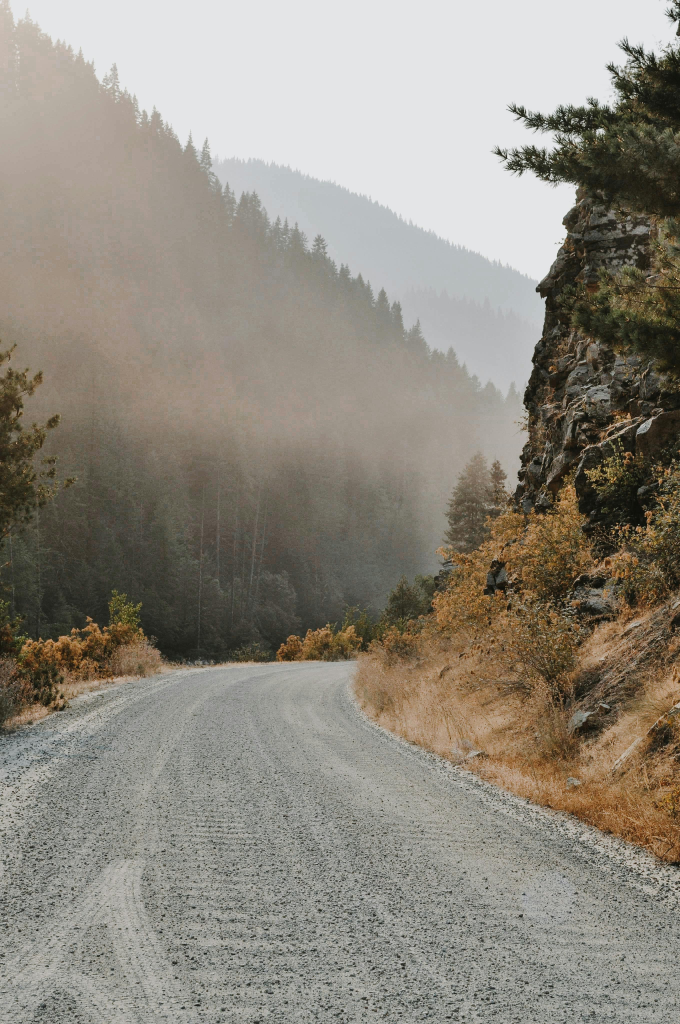
#> input picture Images/road3.jpg, 2720 x 4096 px, given in place of the camera (shown at 1/4 size)
$ python road_detection.py
#> lines starting #> are read from the running program, lines starting #| are printed output that depends on the picture; after the words box and inside, x2 and y2 are one past the last pixel; in counts of white or black regions, pixels touching at a corner belong together
import cv2
import numpy as np
import time

def lines_drawn(image, lines):
    blankimage = np.zeros((image.shape[0], image.shape[1], 3), np.uint8)

    if lines is None:
            return image

    for line in lines:
        for x1,y1,x2,y2 in line:
            cv2.line(blankimage, (x1,y1), (x2,y2), (0,255,0), 6)

    image = cv2.addWeighted(image, 0.8, blankimage, 1, 0.0)
    return image

def houghlines(image):
    lines = cv2.HoughLinesP(image, 4, np.pi/180, 50, np.array([]), 40, 170)
    return lines

def region_of_interest(image, vertices):
    mask = np.zeros_like(image)
    cv2.fillPoly(mask, vertices, 255)
    regionoi = cv2.bitwise_and(image, mask)
    return regionoi

def process_image(image):
    #Convert the image color
    img = cv2.cvtColor(image, cv2.COLOR_BGR2RGB)
    gray_image = cv2.cvtColor(img, cv2.COLOR_RGB2GRAY)

    #detect edges from the image
    canny = cv2.Canny(gray_image, 100, 120)

    #mask the unnecessary part
    vertices = [np.array(
        [[100,image.shape[0]],
         [250,0.68*image.shape[0]],
         [350,0.68*image.shape[0]],
         [image.shape[1]-100,image.shape[0]]],
        np.int32)]
    roi = region_of_interest(canny, vertices)

    lines = houghlines(roi)
    final = lines_drawn(image, lines)
    return final

cap = cv2.VideoCapture(0)                                                 #For real-time detection using camera
frame_counter = 0
while(True):
    flag, frame = cap.read()
#> frame is the input picture: shape (4096, 2720, 3); mean B, G, R 126.8, 137.4, 142.9
    frame = cv2.resize(frame, (600,400))
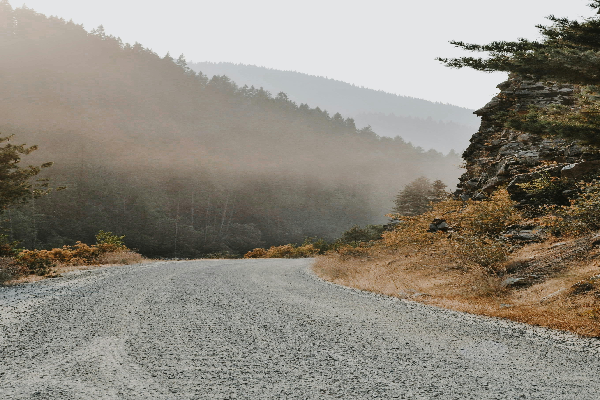
#> frame: shape (400, 600, 3); mean B, G, R 126.7, 137.3, 142.8

    frame_counter += 1
    if frame_counter == cap.get(cv2.CAP_PROP_FRAME_COUNT):
        frame_counter = 0
        cap.set(cv2.CAP_PROP_POS_FRAMES, 0)

    cv2.imshow('Input', frame)
    cv2.imshow('Output', process_image(frame))
#> in process_image, `gray_image = cv2.cvtColor(img, cv2.COLOR_RGB2GRAY)`:
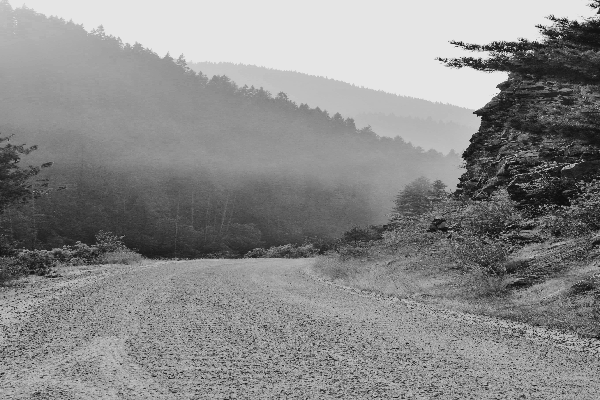
#> gray_image: shape (400, 600); min 10, max 238, mean 137.8
#> in process_image, `canny = cv2.Canny(gray_image, 100, 120)`:
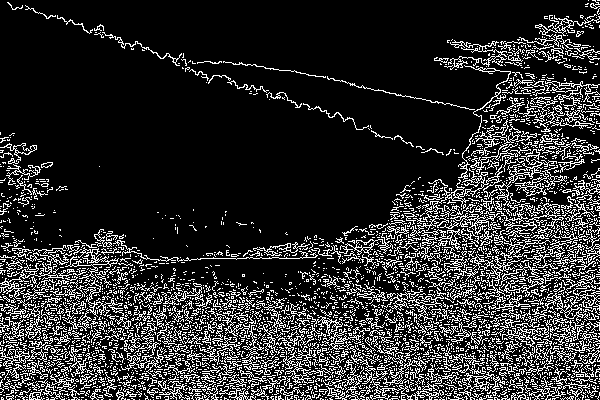
#> canny: shape (400, 600); 17.9% white in thin lines or dots
#> in region_of_interest, `cv2.fillPoly(mask, vertices, 255)`:
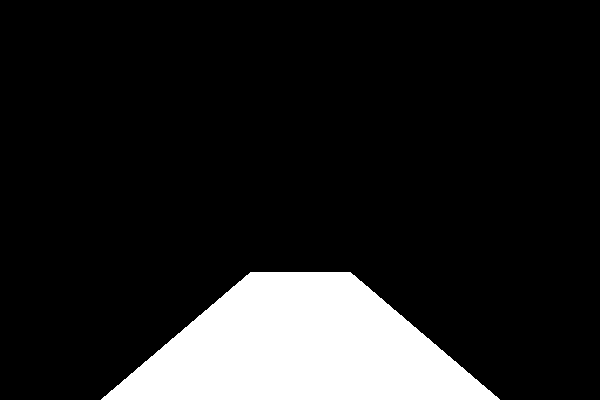
#> mask: shape (400, 600); 13.3% white; 1 white region, box (x1, y1, x2, y2) and area: (101, 272, 500, 400) 32022
#> in region_of_interest, `regionoi = cv2.bitwise_and(image, mask)`:
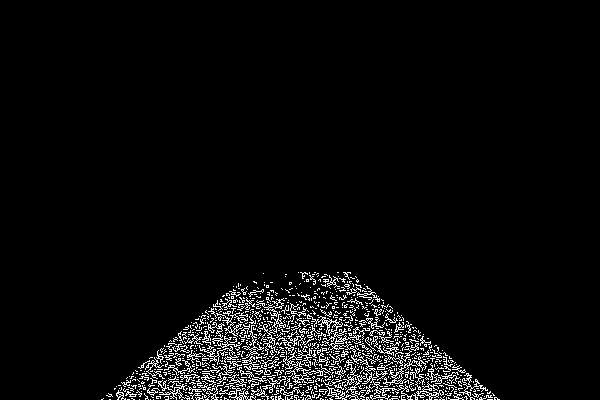
#> regionoi: shape (400, 600); 4.4% white in thin lines or dots, all inside (x1, y1, x2, y2) = (101, 272, 500, 400)
#> in houghlines, `lines = cv2.HoughLinesP(image, 4, np.pi/180, 50, np.array([]), 40, 170)`: lines = 96 rows, first 6: [108, 393, 492, 393], [122, 383, 479, 383], [135, 370, 464, 370], [126, 378, 469, 378], [179, 336, 442, 350], [149, 358, 454, 363]
#> the loop in lines_drawn, `for line in lines:` made 96 passes
#> line on passes 1 to 12: [[108, 393, 492, 393]], [[122, 383, 479, 383]], [[135, 370, 464, 370]], [[126, 378, 469, 378]], [[179, 336, 442, 350]], [[149, 358, 454, 363]], [[108, 396, 490, 396]], [[168, 343, 451, 358]], [[188, 326, 409, 326]], [[143, 364, 464, 369]], [[180, 332, 436, 345]], [[128, 381, 477, 381]]
#> after the loop in lines_drawn, `for line in lines:`:
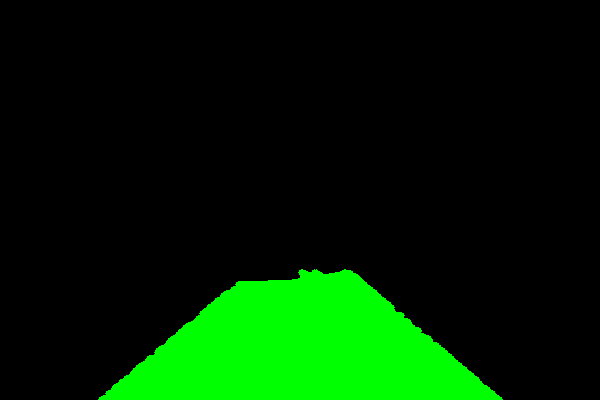
#> blankimage: shape (400, 600, 3); mean of channels 0, 1, 2 0, 34.4, 0; drawn as B, G, R
#> in lines_drawn, `image = cv2.addWeighted(image, 0.8, blankimage, 1, 0.0)`:
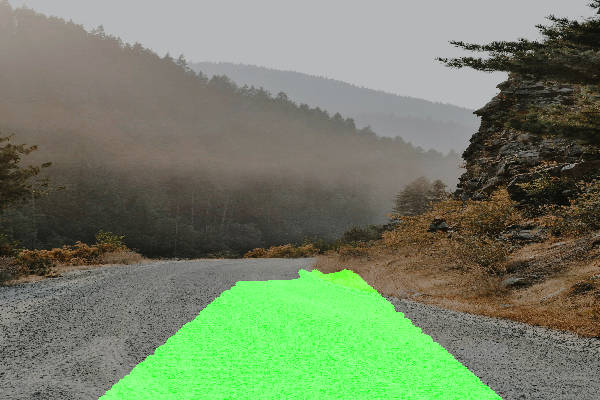
#> image: shape (400, 600, 3); mean of channels 0, 1, 2 101.4, 128.6, 114.2; drawn as B, G, R
    time.sleep(0.0129)
    if cv2.waitKey(1) == 13:
#> (key Esc is pressed here)
        break

cap.release()
cv2.destroyAllWindows()
